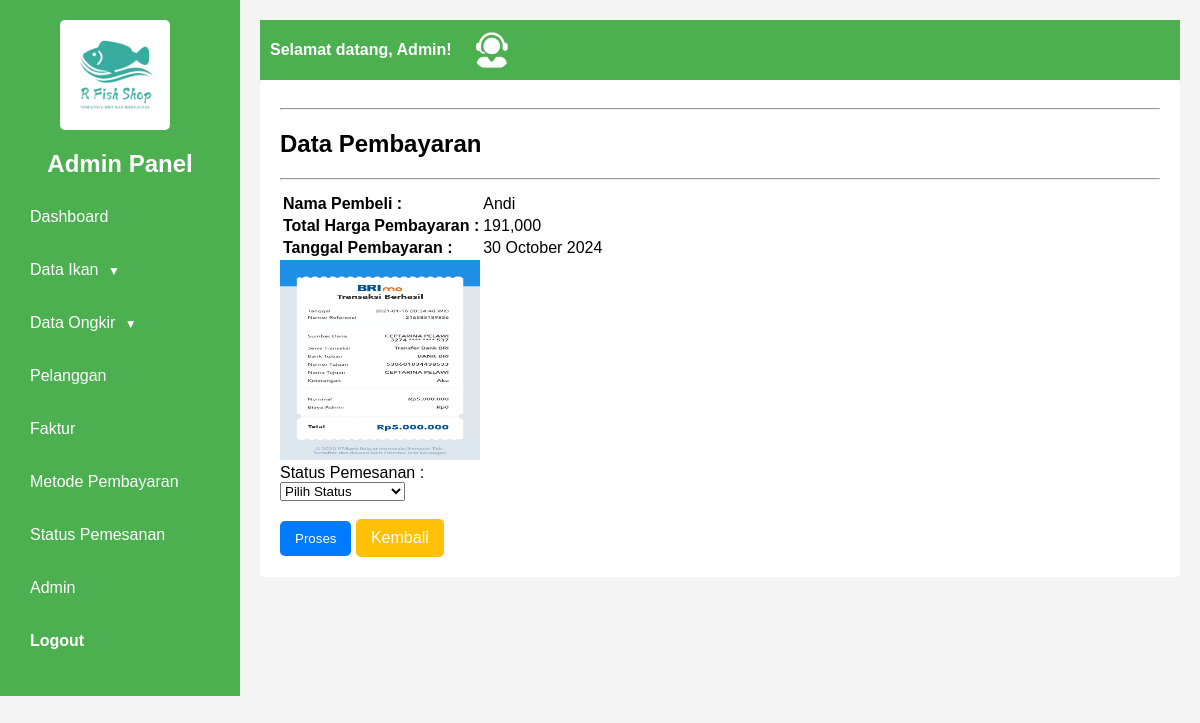
Screenshot of /admin/index.php?halaman=pembayaran&id_faktur=F002 (signed in) with the database file from the repository.
### tables this page shows
CREATE TABLE `faktur` (
  `id_faktur` varchar(10) NOT NULL,
  `tanggal_pembelian` date NOT NULL,
  `tanggal_pembayaran` varchar(20) NOT NULL,
  `total_harga` varchar(20) NOT NULL,
  `id_pelanggan` varchar(10) NOT NULL,
  `id_ongkir` varchar(10) NOT NULL,
  `id_metode` varchar(10) NOT NULL,
  `id_status` varchar(10) NOT NULL,
  `alamat_pengiriman` varchar(100) NOT NULL,
  `bukti_pembayaran` varchar(100) NOT NULL,
  `penilaian_produk` varchar(500) NOT NULL,
  `komplain` varchar(500) NOT NULL
);

CREATE TABLE `pelanggan` (
  `id_pelanggan` varchar(10) NOT NULL,
  `nama` varchar(50) NOT NULL,
  `email` varchar(50) NOT NULL,
  `telepon` varchar(15) NOT NULL,
  `alamat` varchar(100) NOT NULL,
  `password` varchar(20) NOT NULL
);

### admin/pembayaran.php (the view, shortened to what this page needs)
<div class="report-box">
<hr><h2>Data Pembayaran</h2><hr>
<?php
$id_faktur=$_GET['id_faktur'];
$ambil=$koneksi->query("SELECT * FROM faktur
JOIN pelanggan ON faktur.id_pelanggan=pelanggan.id_pelanggan
WHERE id_faktur='$id_faktur'");
$detail = $ambil->fetch_assoc();
?>
<div class="row">
	<div class="col-md-6">
		<table class="table table-bodered">
			<tr>
			<td></td>
			<td></td>
			</tr>
			<tr>
				<td><strong>Nama Pembeli        :</strong></td>
				<td><?php echo $detail['nama'];?></td>
			</tr>
			<tr>
				<td><strong>Total Harga Pembayaran   :</strong></td>
				<td><?php echo number_format($detail['total_harga']);?></td>
			</tr>
			<tr>
				<td><strong>Tanggal Pembayaran  :</strong></td>
				<td><?php echo date("d F Y", strtotime($detail['tanggal_pembayaran']));?></td>
			</tr>
		</table>
	</div>
	<div class="col-md-6">
		<td><img src="../buktipembayaran/<?php echo $detail['bukti_pembayaran'];?>" width="200" height="200" class="img-responsive"></td>
	</div>
</div>
<form method="post">
	<label class="control-label">
              Status Pemesanan :</label>
			  <div class="controls">
              <select class="form-control" name="id_status" required>
			  <option value=""> Pilih Status </option>
			</select>
			</div><br>
		<button class="btn-custom-primary" name="proses">Proses</button>
	<a href="index.php?halaman=faktur" class="btn-custom-warning"> Kembali </a>
</form>
</div>

### css/styleadmin.css (style rules this page uses)
body { font-family: Arial, sans-serif; margin: 0; padding: 0; background-color: #f4f4f4; }
.report-box { background: #fff; padding: 20px; margin-bottom: 20px; border-radius: 5px; box-sizing: border-box; }
.btn-custom-primary { display: inline-block; padding: 10px 15px; color: white; background-color: #007bff; border: none; border-radius: 5px; text-decoration: none; text-align: center; }
.btn-custom-warning { display: inline-block; padding: 10px 15px; color: white; background-color: #ffc107; border: none; border-radius: 5px; text-decoration: none; text-align: center; }

### rows the page displays
faktur: id_pelanggan.nama "Andi", total_harga "191,000", tanggal_pembayaran "30 October 2024", bukti_pembayaran (picture)
